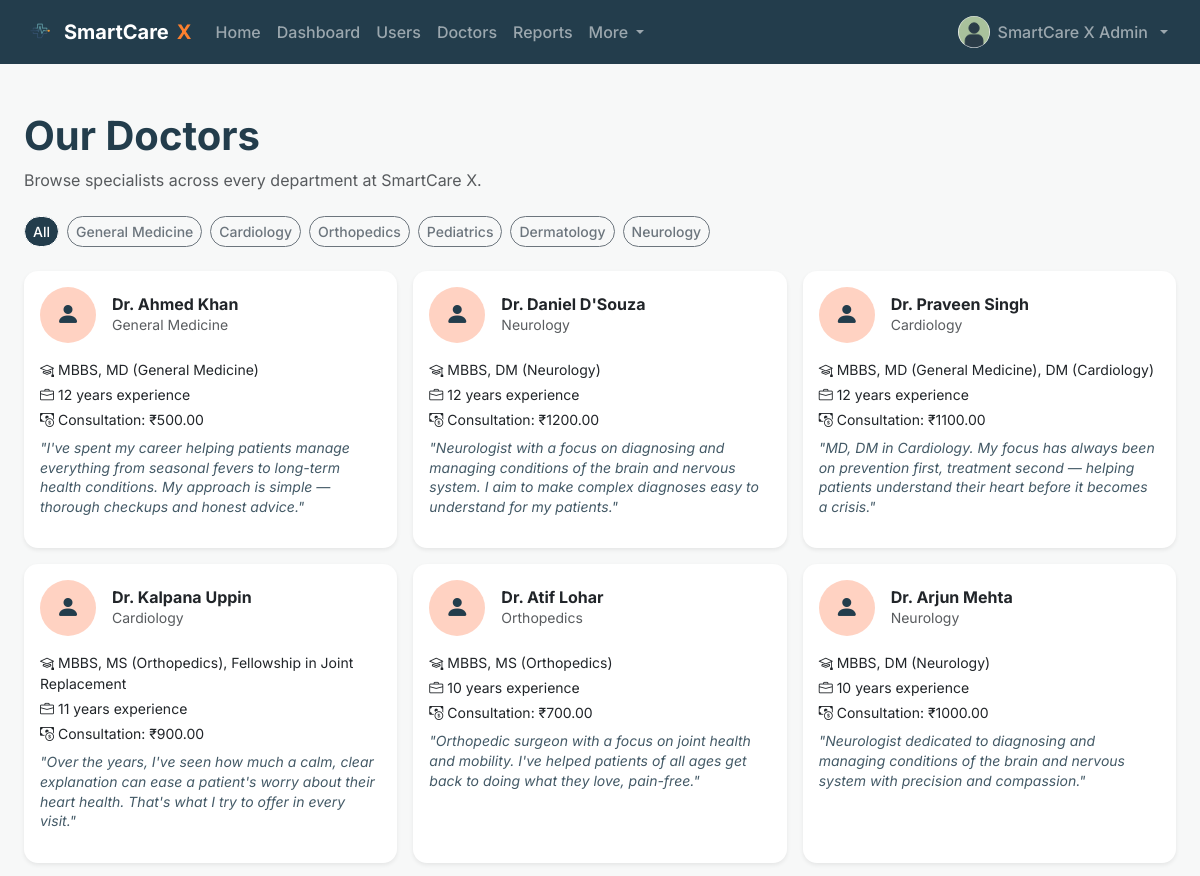
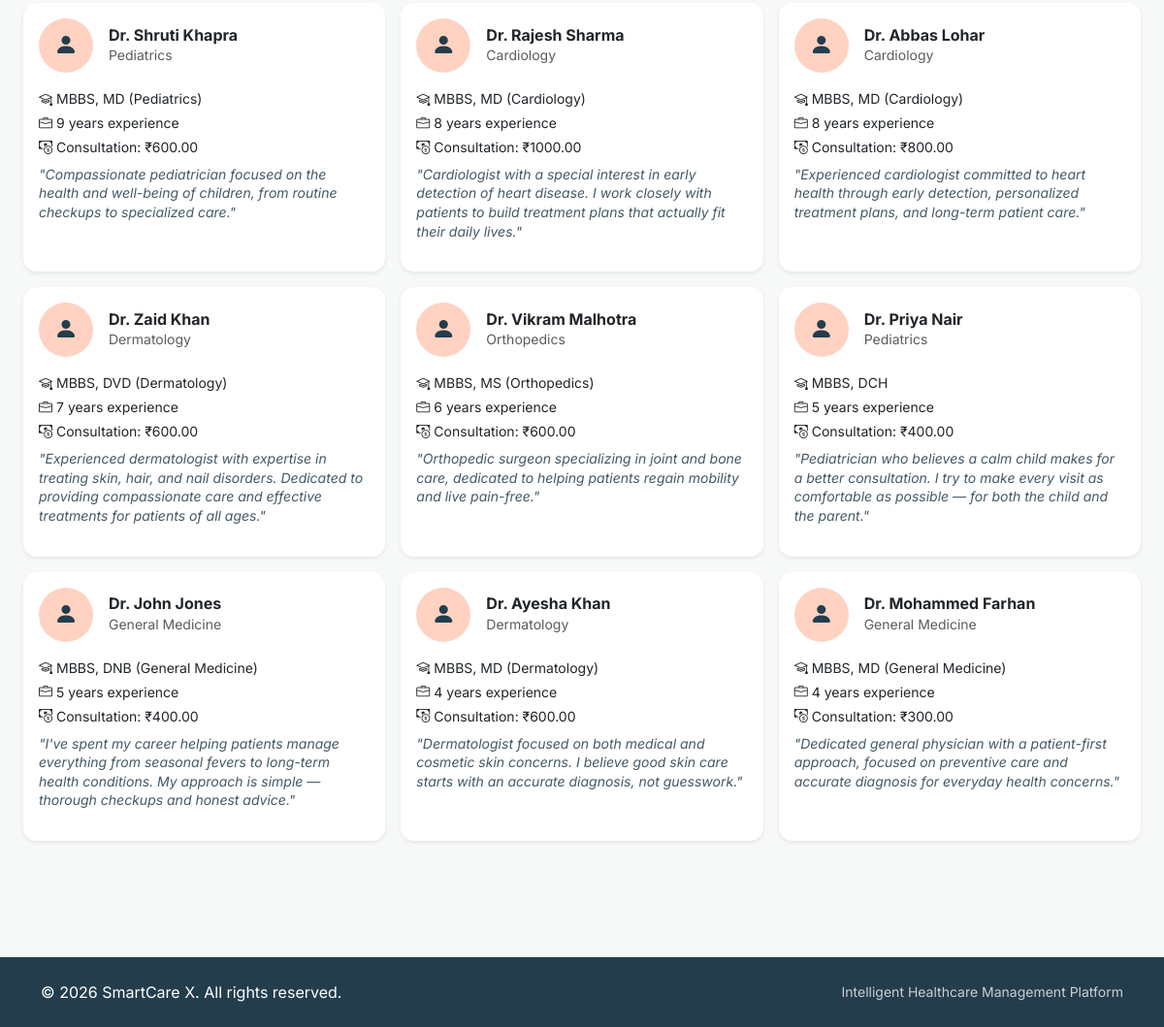
/doctors (signed in), run on the app's committed database (2 pictures, top to bottom).
### smartcare/models/user.py (models this page shows, shortened)
class User(db.Model, UserMixin):
    __tablename__ = "users"
    id = db.Column(db.Integer, primary_key=True)
    full_name = db.Column(db.String(120), nullable=False)
    email = db.Column(db.String(150), unique=True, nullable=False, index=True)
    phone = db.Column(db.String(20))
    password_hash = db.Column(db.String(255), nullable=False)
    role = db.Column(db.Enum(RoleEnum), nullable=False, index=True)
    is_email_verified = db.Column(db.Boolean, default=False, nullable=False)
    is_active = db.Column(db.Boolean, default=True, nullable=False)
    profile_photo = db.Column(db.String(255), default="default_avatar.png")
    created_at = db.Column(db.DateTime, default=datetime.utcnow, nullable=False)
    updated_at = db.Column(db.DateTime, default=datetime.utcnow, onupdate=datetime.utcnow)
    patient_profile = db.relationship("Patient", back_populates="user", uselist=False, cascade="all, delete-orphan")
    doctor_profile = db.relationship("Doctor", back_populates="user", uselist=False, cascade="all, delete-orphan")
    receptionist_profile = db.relationship("Receptionist", back_populates="user", uselist=False, cascade="all, delete-orphan")
    notifications = db.relationship("Notification", back_populates="user", cascade="all, delete-orphan")
    audit_logs = db.relationship("AuditLog", back_populates="user")
    activity_logs = db.relationship("ActivityLog", back_populates="user")
    password_reset_tokens = db.relationship("PasswordResetToken", back_populates="user", cascade="all, delete-orphan")
    @property
    def is_patient(self):
        return self.role == RoleEnum.PATIENT
    @property
    def is_doctor(self):
        return self.role == RoleEnum.DOCTOR
    @property
    def is_receptionist(self):
        return self.role == RoleEnum.RECEPTIONIST
    @property
    def is_admin(self):
        return self.role == RoleEnum.ADMIN

### smartcare/models/department.py (models this page shows, shortened)
class Department(db.Model):
    __tablename__ = "departments"
    id = db.Column(db.Integer, primary_key=True)
    name = db.Column(db.String(100), unique=True, nullable=False)
    description = db.Column(db.Text)
    icon = db.Column(db.String(50), default="bi-hospital")  # Bootstrap Icons class
    doctors = db.relationship("Doctor", back_populates="department")
    appointments = db.relationship("Appointment", back_populates="department")

### smartcare/models/doctor.py (models this page shows, shortened)
class Doctor(db.Model):
    __tablename__ = "doctors"
    id = db.Column(db.Integer, primary_key=True)
    user_id = db.Column(db.Integer, db.ForeignKey("users.id"), unique=True, nullable=False)
    department_id = db.Column(db.Integer, db.ForeignKey("departments.id"), nullable=False)
    specialization = db.Column(db.String(120))
    qualification = db.Column(db.String(150))
    experience_years = db.Column(db.Integer, default=0)
    consultation_fee = db.Column(db.Numeric(10, 2), default=0)
    bio = db.Column(db.Text)
    user = db.relationship("User", back_populates="doctor_profile")
    department = db.relationship("Department", back_populates="doctors")
    appointments = db.relationship("Appointment", back_populates="doctor", cascade="all, delete-orphan")
    prescriptions = db.relationship("Prescription", back_populates="doctor", cascade="all, delete-orphan")
    availability_slots = db.relationship("DoctorAvailability", back_populates="doctor", cascade="all, delete-orphan")
    reviews = db.relationship("Review", back_populates="doctor")
    @property
    def full_name(self):
        return self.user.full_name

### smartcare/main/routes.py (the view)
@main_bp.route("/doctors")
def doctors_directory():
    departments = Department.query.all()
    doctors = Doctor.query.order_by(Doctor.experience_years.desc()).all()
    return render_template("doctors_directory.html", doctors=doctors, departments=departments)

### smartcare/__init__.py (called while the page is built)
def _init_extensions(app):
    db.init_app(app)
    migrate.init_app(app, db)
    mail.init_app(app)
    csrf.init_app(app)
    login_manager.init_app(app)
    login_manager.login_view = "auth.login"
    @login_manager.user_loader
    def load_user(user_id):
        from smartcare.models.user import User
        return User.query.get(int(user_id))

def _register_context_processors(app):
    @app.context_processor
    def inject_globals():
        from datetime import datetime
        return {"current_year": datetime.utcnow().year, "app_name": "SmartCare X"}

### smartcare/templates/doctors_directory.html (shortened to what this page needs)
{% extends "base.html" %}
{% block content %}
<div class="mb-4">
  <h1 class="fw-bold">Our Doctors</h1>
  <p class="text-muted">Browse specialists across every department at SmartCare X.</p>
</div>
<div class="d-flex flex-wrap gap-2 mb-4" id="deptFilterBar">
  <button type="button" class="btn btn-sm rounded-pill dept-filter-btn active"
          data-dept="all" style="background-color: var(--sc-dark); color:#fff;">All</button>
  {% for dept in departments %}
    <button type="button" class="btn btn-sm rounded-pill btn-outline-secondary dept-filter-btn"
            data-dept="{{ dept.id }}">{{ dept.name }}</button>
  {% endfor %}
</div>
<div class="row g-3" id="doctorsGrid">
  {% for doc in doctors %}
    <div class="col-md-6 col-lg-4 doctor-card" data-dept="{{ doc.department_id }}">
      <div class="card h-100 border-0 shadow-sm" style="border-radius: var(--sc-radius);">
        <div class="card-body">
          <div class="d-flex align-items-center gap-3 mb-3">
            <div class="rounded-circle d-flex align-items-center justify-content-center flex-shrink-0"
                 style="width:56px; height:56px; background-color: var(--sc-soft);">
              <i class="bi bi-person-fill fs-4" style="color: var(--sc-dark);"></i>
            </div>
            <div>
              <h3 class="h6 fw-bold mb-0">Dr. {{ doc.full_name }}</h3>
              <p class="small text-muted mb-0">{{ doc.department.name }}</p>
            </div>
          </div>
          <p class="small mb-1"><i class="bi bi-mortarboard me-1"></i>{{ doc.qualification or "MBBS" }}</p>
          <p class="small mb-1"><i class="bi bi-briefcase me-1"></i>{{ doc.experience_years }} years experience</p>
          <p class="small mb-2"><i class="bi bi-cash-coin me-1"></i>Consultation: ₹{{ '%.2f' | format(doc.consultation_fee) }}</p>
          {% if doc.bio %}
            <p class="small fst-italic mb-3" style="color: var(--sc-dark); opacity: 0.85; line-height: 1.4;">
              "{{ doc.bio }}"
            </p>
          {% endif %}
        </div>
      </div>
    </div>
  {% else %}
    <p class="text-muted">No doctors have been added yet — check back soon.</p>
  {% endfor %}
</div>
{% endblock %}

### smartcare/templates/partials/_navbar.html (shortened to what this page needs)
<nav class="navbar navbar-expand-lg navbar-dark sticky-top" style="background-color: var(--sc-dark);">
  <div class="container-fluid px-3 px-md-4">
    <a class="navbar-brand fw-bold d-flex align-items-center gap-2" href="{{ url_for('main.home') }}">
      <img src="{{ url_for('static', filename='img/logo.png') }}" alt="SmartCare X" height="32">
      SmartCare <span style="color: var(--sc-cta);">X</span>
    </a>
    <div class="collapse navbar-collapse" id="navMain">
      <ul class="navbar-nav me-auto mb-2 mb-lg-0">
        {% macro navlink(endpoint, label) %}
          <li class="nav-item">
            <a class="nav-link {{ 'active-nav-link' if request.endpoint == endpoint }}" href="{{ url_for(endpoint) }}">{{ label }}</a>
          </li>
        {% endmacro %}
        {% if not current_user.is_authenticated %}
          {{ navlink('main.home', 'Home') }}
          {{ navlink('main.doctors_directory', 'Doctors') }}
          {{ navlink('main.about', 'About') }}
          {{ navlink('main.contact', 'Contact') }}
        {% elif current_user.is_doctor %}
          {{ navlink('main.home', 'Home') }}
          {{ navlink('doctor.dashboard', 'Dashboard') }}
          {{ navlink('doctor.today_appointments', 'Today') }}
          {{ navlink('doctor.patient_search', 'Patients') }}
          {{ navlink('doctor.availability', 'Availability') }}
        {% elif current_user.is_receptionist %}
          {{ navlink('main.home', 'Home') }}
          {{ navlink('reception.dashboard', 'Dashboard') }}
          {{ navlink('reception.register_walkin', 'Register Patient') }}
          {{ navlink('reception.token_board', 'Tokens') }}
          {{ navlink('reception.billing_list', 'Billing') }}
        {% elif current_user.is_admin %}
          {% set more_endpoints = ['admin.manage_departments', 'admin.manage_medicines', 'admin.refunds', 'admin.audit_logs', 'admin.contact_messages'] %}
          {{ navlink('main.home', 'Home') }}
          {{ navlink('admin.dashboard', 'Dashboard') }}
          {{ navlink('admin.manage_users', 'Users') }}
          {{ navlink('admin.manage_doctors', 'Doctors') }}
          {{ navlink('admin.reports', 'Reports') }}
          <li class="nav-item dropdown">
            <a class="nav-link dropdown-toggle {{ 'active-nav-link' if request.endpoint in more_endpoints }}" href="#" role="button" data-bs-toggle="dropdown">
              More
            </a>
          </li>
        {% endif %}
      </ul>
      <ul class="navbar-nav align-items-lg-center">
        {% if current_user.is_authenticated %}
          <li class="nav-item dropdown">
            <a class="nav-link dropdown-toggle d-flex align-items-center gap-2" href="#" role="button" data-bs-toggle="dropdown">
              <img src="{{ url_for('static', filename='uploads/profile_photos/' ~ current_user.profile_photo) if current_user.profile_photo != 'default_avatar.png' else url_for('static', filename='img/default_avatar.png') }}"
                   class="rounded-circle" width="32" height="32" style="object-fit:cover;" alt="Profile">
              {{ current_user.full_name }}
            </a>
          </li>
        {% else %}
          <li class="nav-item"><a class="btn btn-outline-light btn-sm me-2" href="{{ url_for('auth.login') }}">Log In</a></li>
          <li class="nav-item"><a class="btn btn-sm" style="background-color: var(--sc-cta); color:#fff;" href="{{ url_for('auth.register') }}">Sign Up</a></li>
        {% endif %}
      </ul>
    </div>
  </div>
</nav>

### smartcare/static/css/style.css (style rules this page uses)
body { min-height: 100vh; }
.navbar .nav-link { font-weight: 500; }
.card { transition: transform 0.15s ease, box-shadow 0.15s ease; }
.btn { border-radius: 10px; font-weight: 500; }

### smartcare/templates/base.html (style rules this page uses)
:root { --sc-primary: #789A99; --sc-primary-dark: #5f8180; --sc-dark: #233D4C; --sc-soft: #FFD2C2; --sc-success: #ACC8A2; --sc-cta: #FD802E; --sc-bg: #F7F8F8; --sc-radius: 14px; }
body { font-family: 'Inter', sans-serif; background-color: var(--sc-bg); color: var(--sc-dark); overflow-x: hidden; }

### data on the page
User: profile_photo (placeholder picture), full_name "SmartCare X Admin"
Department: name "General Medicine"
Department: name "Cardiology"
Department: name "Orthopedics"
Department: name "Pediatrics"
Department: name "Dermatology"
Department: name "Neurology"
Doctor: full_name "Ahmed Khan", department.name "General Medicine", qualification "MBBS, MD (General Medicine)", experience_years "12", consultation_fee "500.00", bio "I've spent my career helping patients manage everything from seasonal fevers to long-term health conditions. My approach is simple — thorough checkups and honest advice."
Doctor: full_name "Daniel D'Souza", department.name "Neurology", qualification "MBBS, DM (Neurology)", experience_years "12", consultation_fee "1200.00", bio "Neurologist with a focus on diagnosing and managing conditions of the brain and nervous system. I aim to make complex diagnoses easy to understand for my patients."
Doctor: full_name "Praveen Singh", department.name "Cardiology", qualification "MBBS, MD (General Medicine), DM (Cardiology)", experience_years "12", consultation_fee "1100.00", bio "MD, DM in Cardiology. My focus has always been on prevention first, treatment second — helping patients understand their heart before it becomes a crisis."
Doctor: full_name "Kalpana Uppin", department.name "Cardiology", qualification "MBBS, MS (Orthopedics), Fellowship in Joint Replacement", experience_years "11", consultation_fee "900.00", bio "Over the years, I've seen how much a calm, clear explanation can ease a patient's worry about their heart health. That's what I try to offer in every visit."
Doctor: full_name "Atif Lohar", department.name "Orthopedics", qualification "MBBS, MS (Orthopedics)", experience_years "10", consultation_fee "700.00", bio "Orthopedic surgeon with a focus on joint health and mobility. I've helped patients of all ages get back to doing what they love, pain-free."
Doctor: full_name "Arjun Mehta", department.name "Neurology", qualification "MBBS, DM (Neurology)", experience_years "10", consultation_fee "1000.00", bio "Neurologist dedicated to diagnosing and managing conditions of the brain and nervous system with precision and compassion."
Doctor: full_name "Shruti Khapra", department.name "Pediatrics", qualification "MBBS, MD (Pediatrics)", experience_years "9", consultation_fee "600.00", bio "Compassionate pediatrician focused on the health and well-being of children, from routine checkups to specialized care."
Doctor: full_name "Rajesh Sharma", department.name "Cardiology", qualification "MBBS, MD (Cardiology)", experience_years "8", consultation_fee "1000.00", bio "Cardiologist with a special interest in early detection of heart disease. I work closely with patients to build treatment plans that actually fit their daily lives."
Doctor: full_name "Abbas Lohar", department.name "Cardiology", qualification "MBBS, MD (Cardiology)", experience_years "8", consultation_fee "800.00", bio "Experienced cardiologist committed to heart health through early detection, personalized treatment plans, and long-term patient care."
Doctor: full_name "Zaid Khan", department.name "Dermatology", qualification "MBBS, DVD (Dermatology)", experience_years "7", consultation_fee "600.00", bio "Experienced dermatologist with expertise in treating skin, hair, and nail disorders. Dedicated to providing compassionate care and effective treatments for patients of all ages."
Doctor: full_name "Vikram Malhotra", department.name "Orthopedics", qualification "MBBS, MS (Orthopedics)", experience_years "6", consultation_fee "600.00", bio "Orthopedic surgeon specializing in joint and bone care, dedicated to helping patients regain mobility and live pain-free."
Doctor: full_name "Priya Nair", department.name "Pediatrics", qualification "MBBS, DCH", experience_years "5", consultation_fee "400.00", bio "Pediatrician who believes a calm child makes for a better consultation. I try to make every visit as comfortable as possible — for both the child and the parent."
Doctor: full_name "John Jones", department.name "General Medicine", qualification "MBBS, DNB (General Medicine)", experience_years "5", consultation_fee "400.00", bio "I've spent my career helping patients manage everything from seasonal fevers to long-term health conditions. My approach is simple — thorough checkups and honest advice."
Doctor: full_name "Ayesha Khan", department.name "Dermatology", qualification "MBBS, MD (Dermatology)", experience_years "4", consultation_fee "600.00", bio "Dermatologist focused on both medical and cosmetic skin concerns. I believe good skin care starts with an accurate diagnosis, not guesswork."
Doctor: full_name "Mohammed Farhan", department.name "General Medicine", qualification "MBBS, MD (General Medicine)", experience_years "4", consultation_fee "300.00", bio "Dedicated general physician with a patient-first approach, focused on preventive care and accurate diagnosis for everyday health concerns."

### other printed values
{{ label }} "Home Dashboard Users Doctors Reports"
{{ app_name }} "SmartCare X"
